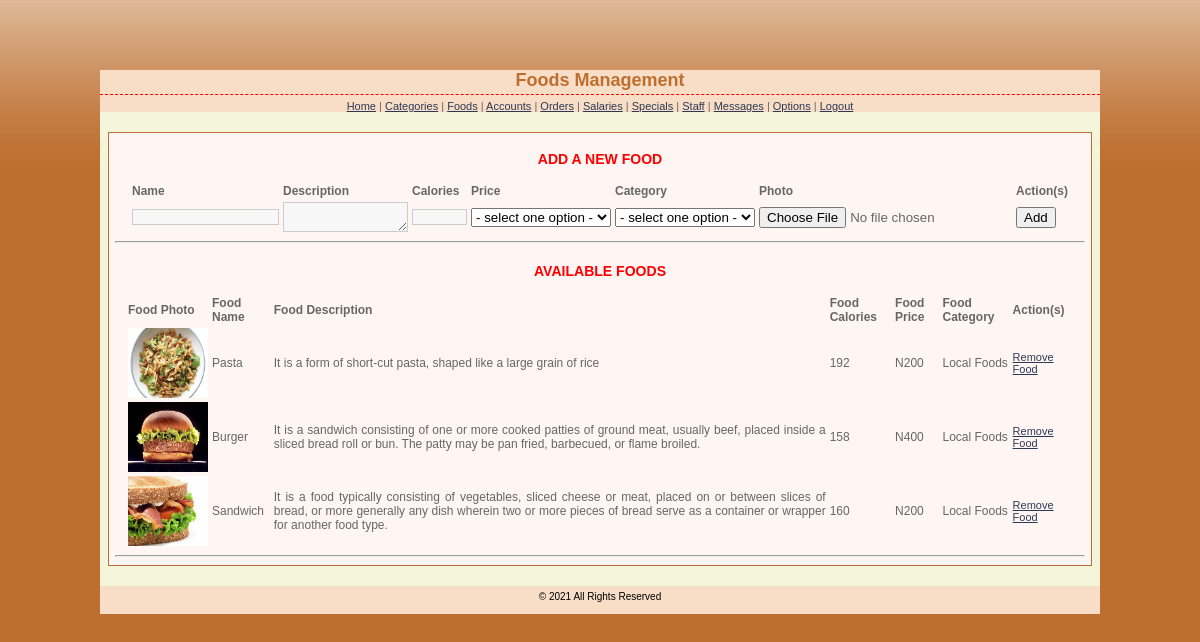
The page /admin/foods.php (signed in) on the database its author committed.
### tables this page shows
CREATE TABLE `food_details` (
  `food_id` int(15) NOT NULL,
  `food_name` varchar(45) NOT NULL,
  `food_description` text NOT NULL,
  `food_photo` varchar(45) NOT NULL,
  `food_salary` int(15) NOT NULL,
  `food_Calories` int(15) NOT NULL,
  `food_category` int(15) NOT NULL
);

CREATE TABLE `currencies` (
  `currency_id` int(5) NOT NULL,
  `currency_symbol` varchar(15) NOT NULL,
  `flag` int(1) NOT NULL
);

CREATE TABLE `salaries` (
  `salary_id` int(15) NOT NULL,
  `food_price` float NOT NULL
);

CREATE TABLE `categories` (
  `category_id` int(15) NOT NULL,
  `category_name` varchar(45) NOT NULL
);

### admin/foods.php (the view, shortened to what this page needs)
<?php
    $link = mysqli_connect(DB_HOST, DB_USER, DB_PASSWORD);
    $result_sa=mysqli_query($link,"SELECT * FROM food_details,salaries,categories WHERE food_details.food_salary=salaries.salary_id and food_details.food_category=categories.category_id")
    or die("There a... \n" . mysqli_error());
?>
<?php
    $categories=mysqli_query($link,"SELECT * FROM categories")
    or die("There are no records to display ... \n" . mysqli_error());
    $salaries=mysqli_query($link,"SELECT * FROM salaries")
    or die("There are no records to display ... \n" . mysqli_error());
?>
<?php
    $flag_1 = 1;
    $currencies=mysqli_query($link,"SELECT * FROM currencies WHERE flag='$flag_1'")
    or die("A problem has occured ... \n" . "Our team is working on it at the moment ... \n" . "Please check back after few hours.");
?>
<!DOCTYPE html PUBLIC "-//W3C//DTD XHTML 1.0 Transitional//EN" "http://www.w3.org/TR/xhtml1/DTD/xhtml1-transitional.dtd">
<html xmlns="http://www.w3.org/1999/xhtml">
<head>
<link href="stylesheets/admin_styles.css" rel="stylesheet" type="text/css" />
</head>
<body>
<div id="page">
<div id="header">
<h1>Foods Management </h1>
<a href="index.php">Home</a> | <a href="categories.php">Categories</a> | <a href="foods.php">Foods</a> | <a href="accounts.php">Accounts</a> | <a href="orders.php">Orders</a> | <a href="salaries.php">Salaries</a> | <a href="specials.php">Specials</a> | <a href="allocation.php">Staff</a> | <a href="messages.php">Messages</a> | <a href="options.php">Options</a> | <a href="logout.php">Logout</a>
</div>
<div id="container">
<table width="760" align="center">
<CAPTION><h3>ADD A NEW FOOD</h3></CAPTION>
<form name="foodsForm" id="foodsForm" action="foods-exec.php" method="post" enctype="multipart/form-data" onsubmit="return foodsValidate(this)">
<tr>
    <th>Name</th>
    <th>Description</th>
    <th>Calories</th>
    <th>Price</th>
    <th>Category</th>
    <th>Photo</th>
    <th>Action(s)</th>
</tr>
<tr>
    <td><input type="text" name="name" id="name" class="textfield" /></td>
    <td><textarea name="description" id="description" class="textfield" rows="2" cols="15"></textarea></td>
    <td><input  type="text" style="width:50px;" name="Calories" id="Calories" class="textfield" /></td>
    <td width="168"><select name="salary" id="salary">
    <option value="select">- select one option -
    <?php
    while ($row=mysqli_fetch_array($salaries)){
    echo "<option value=$row[salary_id]>$row[food_price]";
    }
    ?>
    </select></td>
    <td width="168"><select name="category" id="category">
    <option value="select">- select one option -
    <?php
    while ($row=mysqli_fetch_array($categories)){
    echo "<option value=$row[category_id]>$row[category_name]";
    }
    ?>
    </select></td>
    <td><input type="file" name="photo" id="photo"/></td>
    <td><input type="submit" name="Submit" value="Add" /></td>
</tr>
</form>
</table>
<hr>
<table width="950" align="center">
<CAPTION><h3>AVAILABLE FOODS</h3></CAPTION>
<tr>
<th>Food Photo</th>
<th>Food Name</th>
<th>Food Description</th>
<th>Food Calories</th>
<th>Food Price</th>
<th>Food Category</th>
<th>Action(s)</th>
</tr>
<?php
$symbol=mysqli_fetch_assoc($currencies);
while ($row=mysqli_fetch_array($result_sa)){
echo "<tr>";
echo '<td><img src=../images/'. $row['food_photo']. ' width="80" height="70"></td>';
echo "<td>" . $row['food_name']."</td>";
echo "<td>" . $row['food_description']."</td>";
echo "<td>" . $row['food_Calories']."</td>";
echo "<td>" . $symbol['currency_symbol']. "" . $row['food_price']."</td>";
echo "<td>" . $row['category_name']."</td>";
echo '<td><a href="delete-food.php?id=' . $row['food_id'] . '">Remove Food</a></td>';
echo "</tr>";
}
?>
</table>
<hr>
</div>
<?php include 'footer.php'; ?>
</div>
</body>
</html>

### admin/stylesheets/admin_styles.css (style rules this page uses)
body { font: 11px Verdana, Arial, Helvetica, sans-serif; color: #666666; margin: 0px; padding: 20px 10px 0px; background:#bd6f2f url(../base-bg.gif) repeat-x top; }
.textfield { font-size: 11px; color: #333333; background: #F7F7F7; border: 1px solid #CCCCCC; padding-left: 1px; }
h1 { color: #bd6f2f; margin: 0px 0px 5px; padding: 0px 0px 3px; font: bold 18px Verdana, Arial, Helvetica, sans-serif; border-bottom: 1px dashed red; text-align:center; }
h3 { color:red; }
a { color: #2D3954; font-size: 11px; }
th { font-weight: bold; text-align: left; }
#page { width:1000px; margin:0 auto; margin-top:50px; padding-top:0px; background: beige; height:auto; }
#header { text-align:center; background:#f9dec7; }
#container { border:#bd6f2f solid 1px; padding:4px 6px 2px 6px; width:970px; margin:0 auto; background:#fff6f3; font-size:12px; text-align:justify; margin-top:20px; }

### rows shown on the page
food_details: food_photo (picture), food_name "Pasta", food_description "It is a form of short-cut pasta, shaped like a large grain of rice", food_Calories "192", salaries.food_price "200", categories.category_name "Local Foods"
currencies: currency_symbol "N"
food_details: food_photo (picture), food_name "Burger", food_description "It is a sandwich consisting of one or more cooked patties of ground meat, usually beef, placed inside a sliced bread roll or bun. The patty may be pan fried, barbecued, or flame broiled.", food_Calories "158", salaries.food_price "400", categories.category_name "Local Foods"
food_details: food_photo (picture), food_name "Sandwich", food_description "It is a food typically consisting of vegetables, sliced cheese or meat, placed on or between slices of bread, or more generally any dish wherein two or more pieces of bread serve as a container or wrapper for another food type.", food_Calories "160", salaries.food_price "200", categories.category_name "Local Foods"
